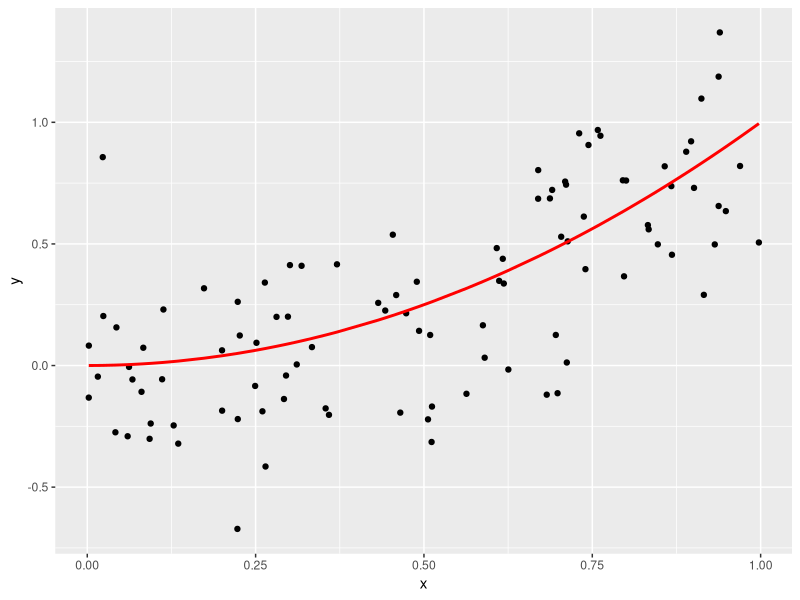
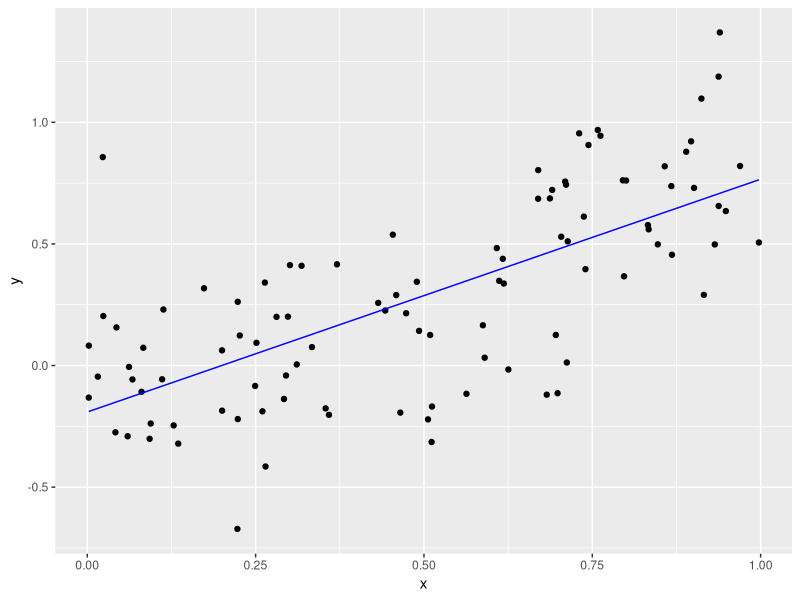

These charts were generated, in order, by the following R code: (Note: a time limit stopped this script after it produced the figures.)
# Setup -------------------------------------------------------------------
library(tidyverse)
library(broom)

# Let these be:
# -true function f(x) for a one-dimensional predictor x
# -the standard deviation of the true epsilon i.e. the noise
f <- function(x) {
  x^2
}
sigma <- 0.3

# This function generates a random sample. Random in terms of both
# -the predictor x
# -the amount of noise eps
generate_sample <- function(f, n_sim, sigma) {
  data_frame(
    x = runif(n = n_sim, min = 0, max = 1),
    f_x = f(x),
    eps = rnorm(n = n_sim, mean = 0, sd = sigma),
    y = f_x + eps
  )
}



# Generate Training Data via Sampling -------------------------------------
train_data <- generate_sample(f, n_sim = 100, sigma = sigma)

# The true model f(x) is in red. We observe points (x,y). Here we are pretending
# to know the exact break down of y into f(x) and eps
ggplot(train_data, aes(x=x)) +
  geom_point(aes(y=y)) +
  geom_line(aes(y=f_x), col="red", size=1)

# In a realistic situation, we only know x & y, not f(x) & eps. So we should
# remove them
train_data <- train_data %>%
  select(x, y)



# Generate Test Data, Fit Model, and Get Predictions -------------------

# 1. Generate test data via sampling. Recall in test data, we only have the
# predictors x:
test_data <- generate_sample(f, n_sim = 100, sigma = sigma) %>%
  select(x)

# 2. Fit Model: Simple linear regression
model <- lm(y ~ x, data = train_data)
train_data_augmented <- model %>%
  augment() %>%
  tbl_df()
# Plot fitted model to training data
ggplot(data=train_data_augmented, aes(x=x)) +
  geom_point(aes(y=y)) +
  geom_line(aes(y=.fitted), col="blue")

# 3. Get Predictions
# Note: we use augment(newdata=BLAH) here, since it works. This is equivalent
# to using the predict() function.
predictions <- model %>%
  augment(newdata=test_data) %>%
  tbl_df() %>%
  .[[".fitted"]]



# Main For Loop -------------------------------------------------
set.seed(76)
n_sim <- 10000

# Create new test data: a single point
x0 <- 0.95
test_data <- data_frame(x=x0)

# Save predictions here
predictions <- rep(0, n_sim)

for(i in 1:n_sim) {
  # Sample new train data:
  train_data <- generate_sample(f, n_sim = n_sim, sigma = sigma)
  
  # Fit the model:
  model <- lm(y ~ x, data = train_data)
  train_data_augmented <- model %>%
    augment(newdata=test_data) %>%
    tbl_df()
  # Get predictions
  predictions[i] <- train_data_augmented$.fitted
  # yhat = fhat(x) at point x0
  
  
  if(i %% 100 == 0){
    print(i)
  }
}

# Pull the Curtain! Reveal truth: i.e. show all components we really know, but
# pretended not to:
set.seed(76)
truth <- data_frame(
  x = rep(x0, n_sim),
  f_x = f(x),
  eps = rnorm(n = n_sim, mean = 0, sd = 0.3),
  y = f_x + eps
  )

# Add predictions
truth <- truth %>%
  mutate(y_hat=predictions)

# Compute MSE, (Avg Bias of f_hat)^2, Variance of f_hat, sigma^2:
# FILL THIS IN:

# Didn't know where the residual values were suppose to be


variance_of_fhat = var(truth$y_hat)

sigma_squared = truth %>% mutate(sigma_squared = eps^2)

avg_bias_of_f_hat = truth %>% summarise(fhat_bias = mean(y_hat)^2)

mse_values = avg_bias_of_f_hat^2 + variance_of_fhat + sigma_squared
